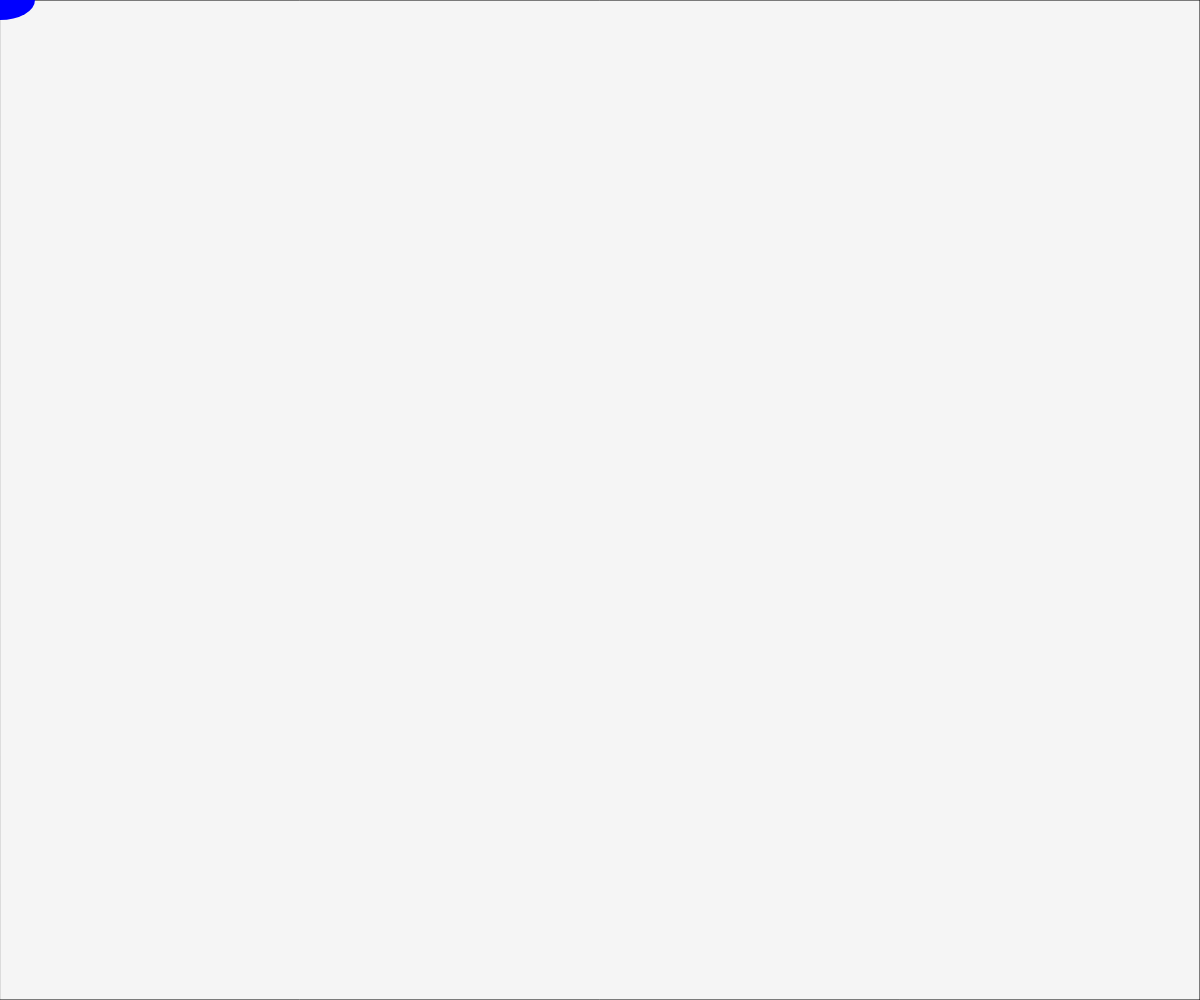
Frame 1 (no input)
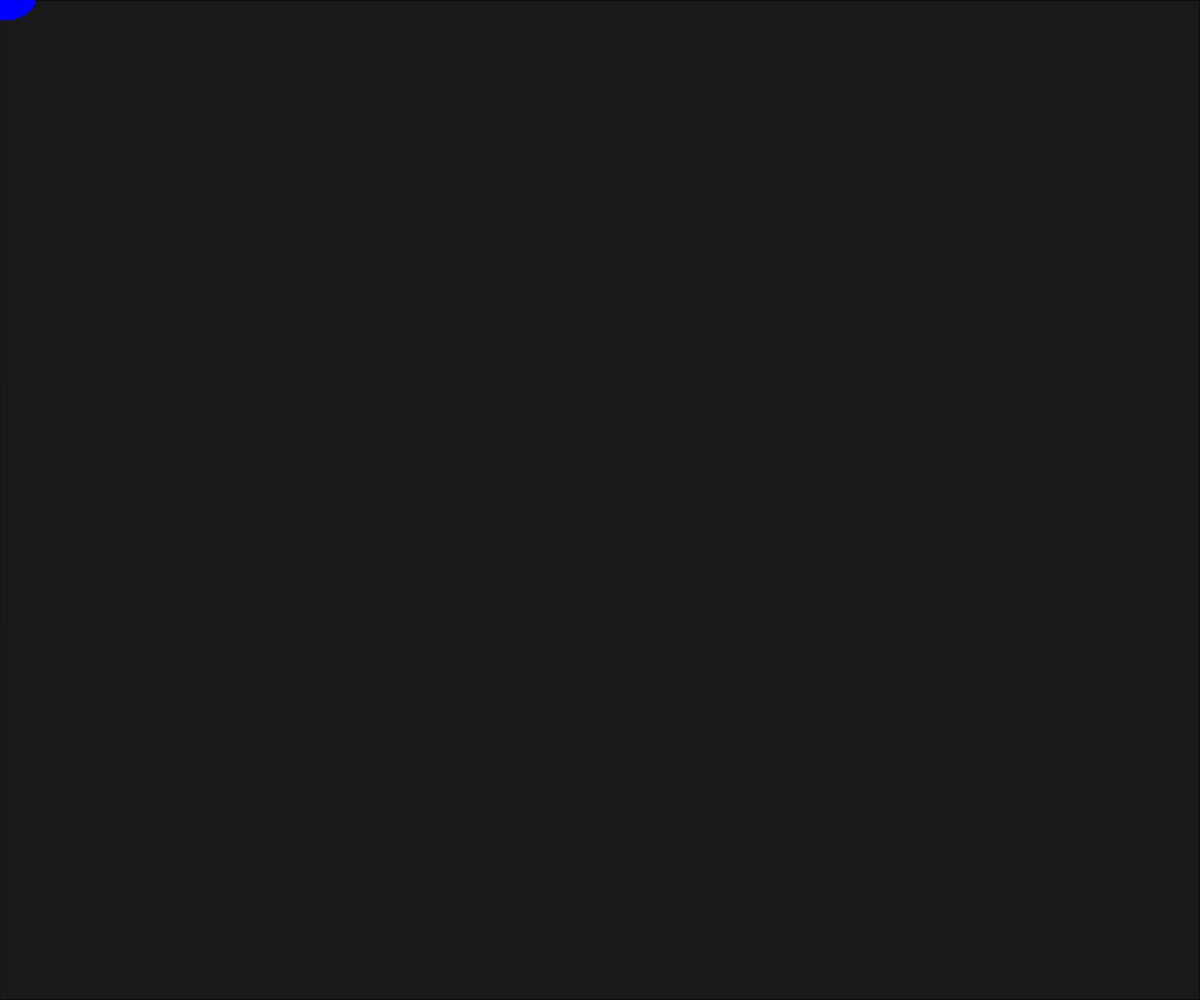
Frame 60 (no input)
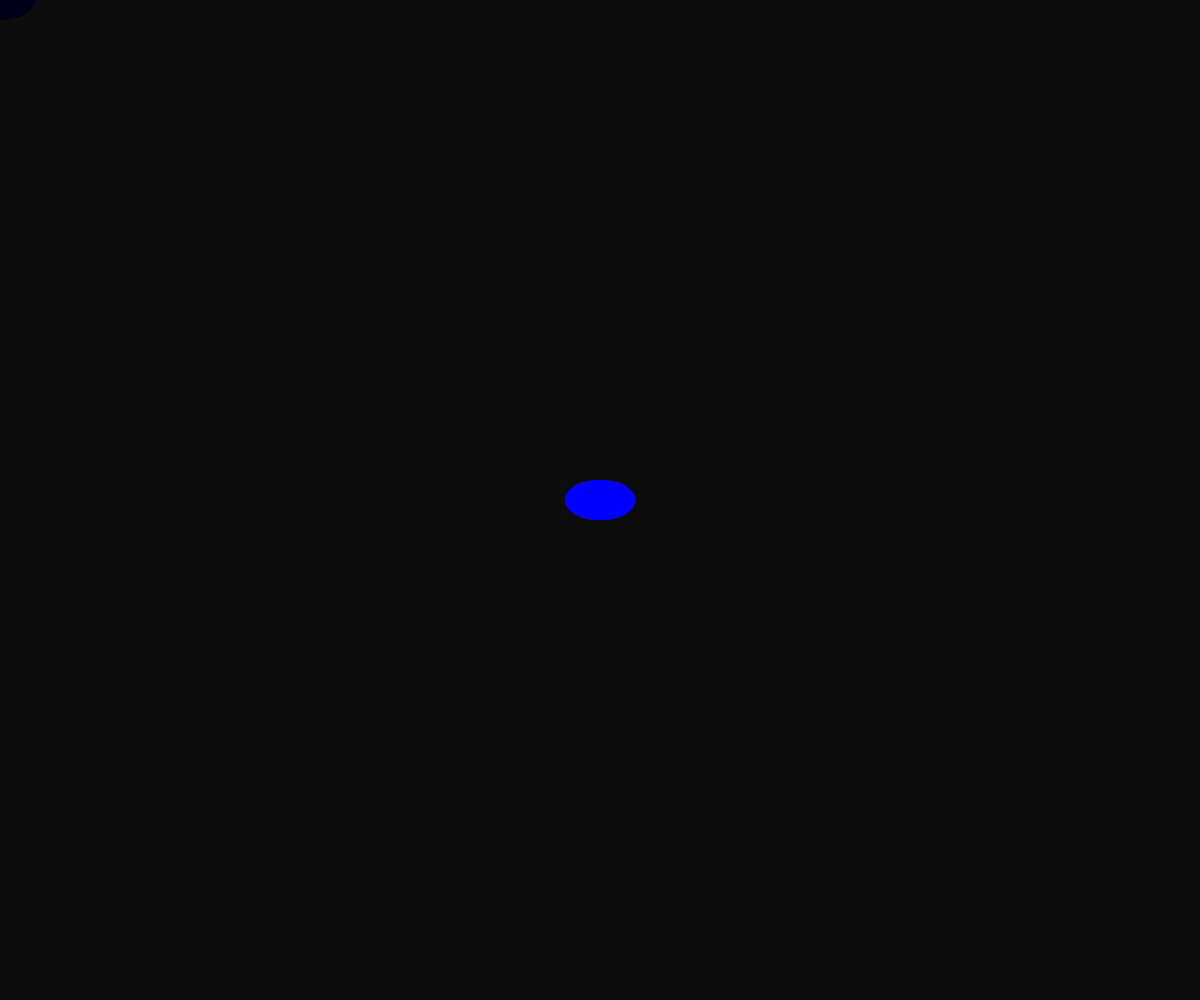
Frame 120 (the mouse pressed at the canvas centre since frame 60)

The p5.js sketch that drew these frames (run headless with seeded random() and noise() and a simulated clock; from frame 60 on, the mouse is pressed at the canvas centre):

// p5.js sketch
// ── sketch.js
function setup() {
  createCanvas(windowWidth, windowHeight);
  background(255,255,255); // Set background to black
}

function draw() {
  // Draw a semi-transparent rectangle to create the fading effect
  fill(0, 10); // Black with a small alpha value for fading
  rect(0, 0, width, height);

  // Draw the trail following the mouse
  fill(0,0,255) // Red color for the trail
  noStroke();
  ellipse(mouseX, mouseY, 70, 40); // Circle size can be adjusted
}
